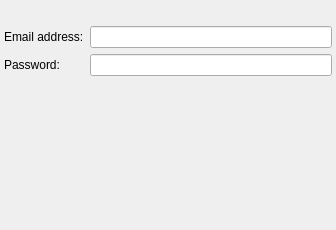
<?xml version="1.0" encoding="UTF-8"?>
<ui version="4.0">
 <class>Google</class>
 <widget class="QWidget" name="Google">
  <property name="geometry">
   <rect>
    <x>0</x>
    <y>0</y>
    <width>336</width>
    <height>230</height>
   </rect>
  </property>
  <layout class="QVBoxLayout" name="verticalLayout">
   <property name="leftMargin">
    <number>4</number>
   </property>
   <property name="topMargin">
    <number>0</number>
   </property>
   <property name="rightMargin">
    <number>4</number>
   </property>
   <property name="bottomMargin">
    <number>0</number>
   </property>
   <item>
    <layout class="QHBoxLayout" name="horizontalLayout">
     <item>
      <spacer name="horizontalSpacer">
       <property name="orientation">
        <enum>Qt::Horizontal</enum>
       </property>
       <property name="sizeHint" stdset="0">
        <size>
         <width>40</width>
         <height>20</height>
        </size>
       </property>
      </spacer>
     </item>
     <item>
      <widget class="QLabel" name="googleIcon">
       <property name="text">
        <string/>
       </property>
      </widget>
     </item>
    </layout>
   </item>
   <item>
    <layout class="QFormLayout" name="formLayout">
     <property name="fieldGrowthPolicy">
      <enum>QFormLayout::ExpandingFieldsGrow</enum>
     </property>
     <item row="0" column="0">
      <widget class="QLabel" name="label_3">
       <property name="text">
        <string>Email address:</string>
       </property>
      </widget>
     </item>
     <item row="0" column="1">
      <widget class="QLineEdit" name="email"/>
     </item>
     <item row="1" column="0">
      <widget class="QLabel" name="label_4">
       <property name="text">
        <string>Password:</string>
       </property>
      </widget>
     </item>
     <item row="1" column="1">
      <widget class="QLineEdit" name="password">
       <property name="echoMode">
        <enum>QLineEdit::Password</enum>
       </property>
      </widget>
     </item>
    </layout>
   </item>
   <item>
    <layout class="QHBoxLayout" name="horizontalLayout_2">
     <item>
      <spacer name="horizontalSpacer_2">
       <property name="orientation">
        <enum>Qt::Horizontal</enum>
       </property>
       <property name="sizeHint" stdset="0">
        <size>
         <width>40</width>
         <height>20</height>
        </size>
       </property>
      </spacer>
     </item>
     <item>
      <widget class="QLabel" name="error">
       <property name="text">
        <string/>
       </property>
       <property name="textFormat">
        <enum>Qt::PlainText</enum>
       </property>
       <property name="wordWrap">
        <bool>false</bool>
       </property>
      </widget>
     </item>
     <item>
      <spacer name="horizontalSpacer_3">
       <property name="orientation">
        <enum>Qt::Horizontal</enum>
       </property>
       <property name="sizeHint" stdset="0">
        <size>
         <width>40</width>
         <height>20</height>
        </size>
       </property>
      </spacer>
     </item>
    </layout>
   </item>
   <item>
    <spacer name="verticalSpacer">
     <property name="orientation">
      <enum>Qt::Vertical</enum>
     </property>
     <property name="sizeHint" stdset="0">
      <size>
       <width>20</width>
       <height>0</height>
      </size>
     </property>
    </spacer>
   </item>
  </layout>
 </widget>
 <resources/>
 <connections/>
</ui>
